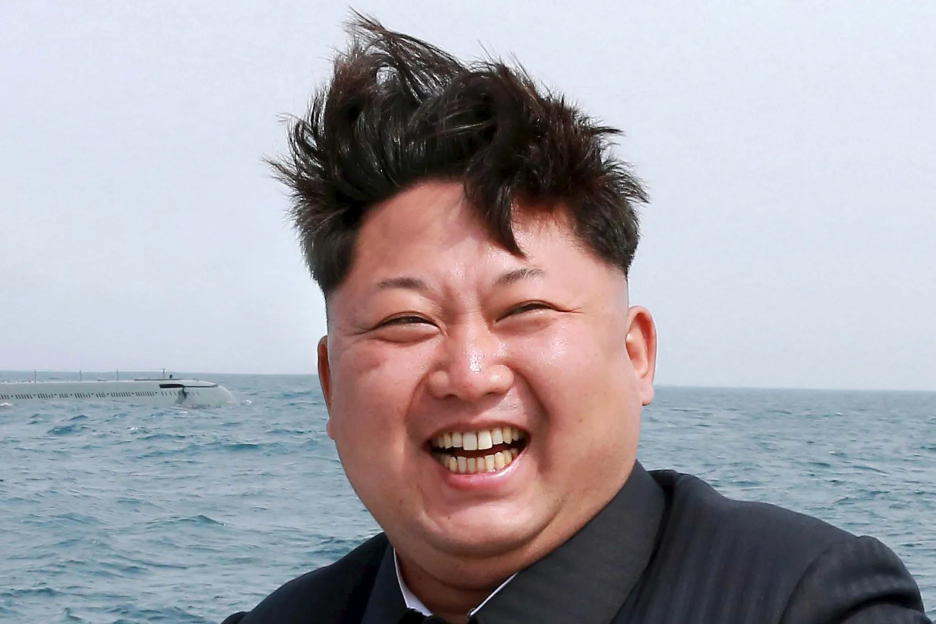
#> input picture neww.png, 1872 x 1248 px, found by its file name (shown at 1/2 size)
$ python 'Create Border around Images.py'
#> lines starting #> are read from the running program, lines starting #| are printed output that depends on the picture
# Python program to explain cv2.copyMakeBorder() method

# importing cv2
import cv2
from cv2 import resize

# path
path = r'C:\Mugesh Rao\JIT\CANSAT\New folder\Python-Learning\CANSAT\neww.png'

# Reading an image in default mode
image = cv2.imread(path)
#> image is the input picture: shape (1248, 1872, 3); mean B, G, R 169, 162.2, 164.6
resizer =cv2.resize(image, (1000, 610))
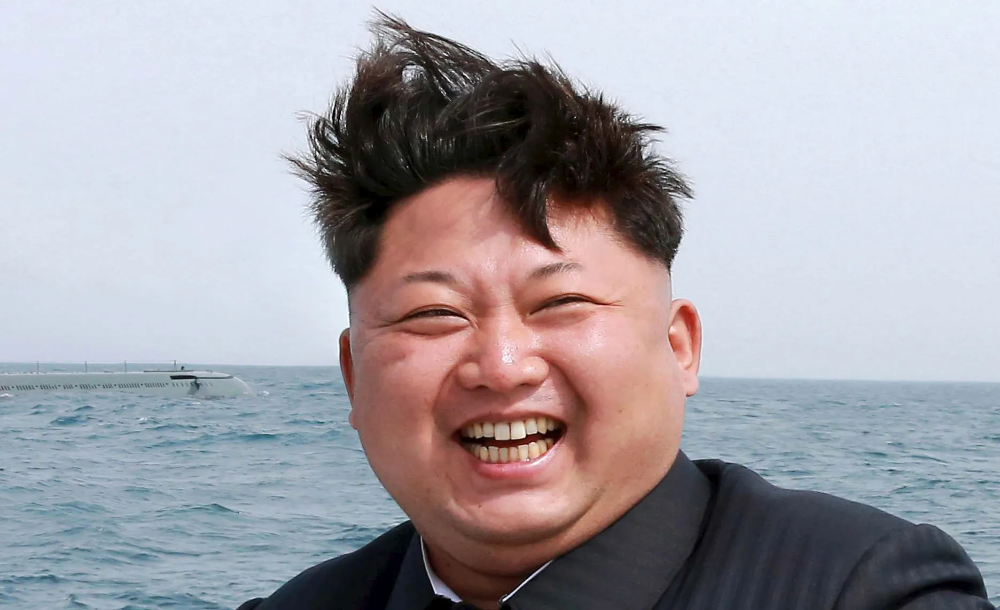
#> resizer: shape (610, 1000, 3); mean B, G, R 168.9, 162.1, 164.6

# Window name in which image is displayed
window_name = 'Image'

# Using cv2.copyMakeBorder() method
resizer = cv2.copyMakeBorder(resizer, 10, 10, 10, 10, cv2.BORDER_CONSTANT, None, value = 0)
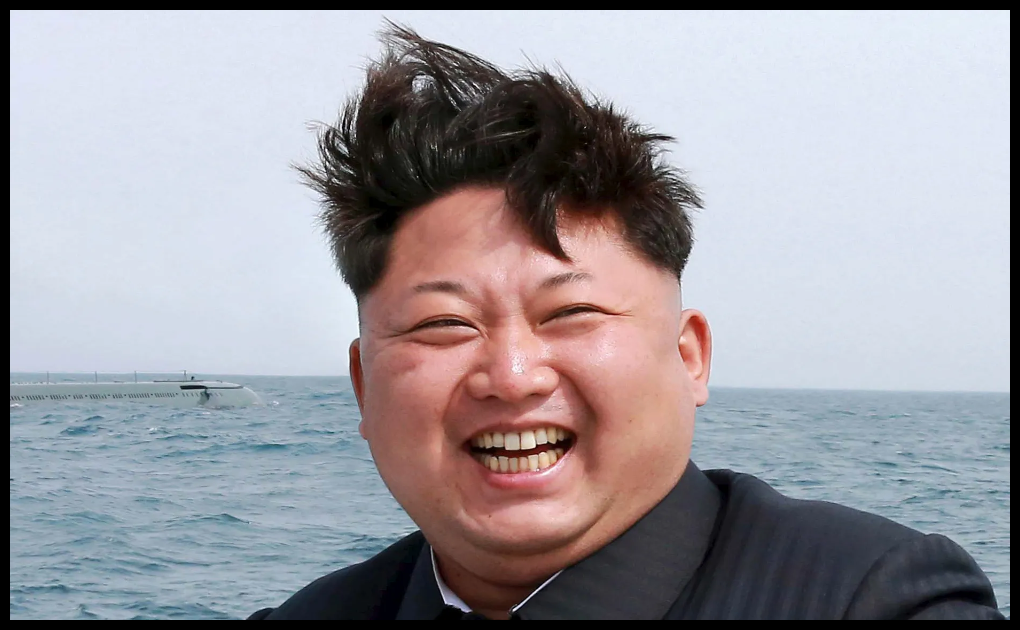
#> resizer: shape (630, 1020, 3); mean B, G, R 160.3, 153.9, 156.2

# Displaying the image
cv2.imshow(window_name, resizer)
cv2.waitKey(0)
